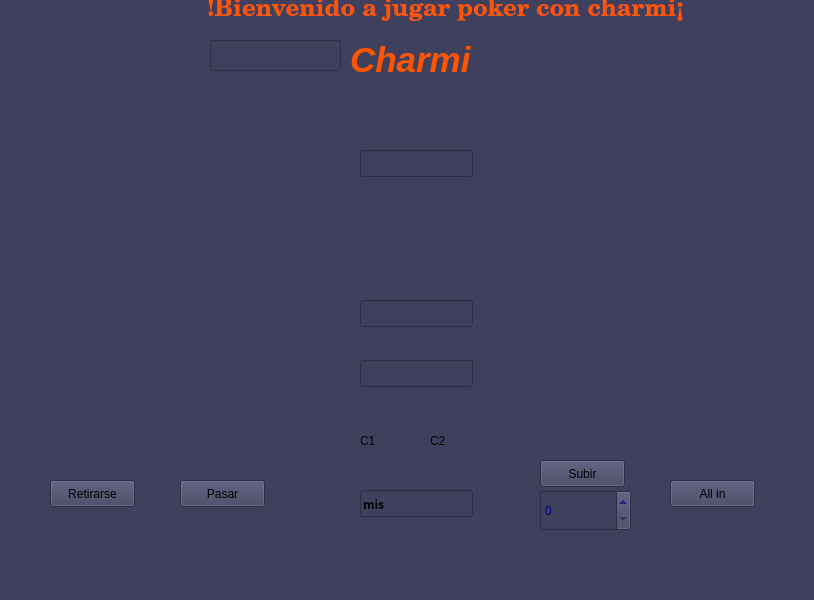
<?xml version="1.0" encoding="UTF-8"?>
<ui version="4.0">
 <class>sala</class>
 <widget class="QMainWindow" name="sala">
  <property name="geometry">
   <rect>
    <x>0</x>
    <y>0</y>
    <width>814</width>
    <height>600</height>
   </rect>
  </property>
  <property name="cursor">
   <cursorShape>OpenHandCursor</cursorShape>
  </property>
  <property name="windowTitle">
   <string>MainWindow</string>
  </property>
  <property name="styleSheet">
   <string notr="true">background-color: rgb(63, 63, 94);</string>
  </property>
  <widget class="QWidget" name="centralwidget">
   <widget class="QLabel" name="jugar_poker">
    <property name="geometry">
     <rect>
      <x>170</x>
      <y>0</y>
      <width>551</width>
      <height>41</height>
     </rect>
    </property>
    <property name="font">
     <font>
      <family>Century Schoolbook L</family>
      <pointsize>28</pointsize>
      <weight>75</weight>
      <bold>true</bold>
     </font>
    </property>
    <property name="text">
     <string>&lt;html&gt;&lt;head/&gt;&lt;body&gt;&lt;p align=&quot;center&quot;&gt;&lt;span style=&quot; color:#ff5500; vertical-align:super;&quot;&gt;!Bienvenido a jugar poker con charmi¡&lt;/span&gt;&lt;/p&gt;&lt;/body&gt;&lt;/html&gt;</string>
    </property>
   </widget>
   <widget class="QLabel" name="fondosala">
    <property name="geometry">
     <rect>
      <x>20</x>
      <y>30</y>
      <width>781</width>
      <height>541</height>
     </rect>
    </property>
    <property name="styleSheet">
     <string notr="true">border-image: url(:/mesa/mesapoker.jpg);</string>
    </property>
    <property name="text">
     <string/>
    </property>
   </widget>
   <widget class="QLabel" name="Charmi">
    <property name="geometry">
     <rect>
      <x>350</x>
      <y>40</y>
      <width>131</width>
      <height>41</height>
     </rect>
    </property>
    <property name="font">
     <font>
      <pointsize>26</pointsize>
      <weight>75</weight>
      <italic>true</italic>
      <bold>true</bold>
     </font>
    </property>
    <property name="text">
     <string>&lt;html&gt;&lt;head/&gt;&lt;body&gt;&lt;p&gt;&lt;span style=&quot; color:#ff5500;&quot;&gt;Charmi&lt;/span&gt;&lt;/p&gt;&lt;/body&gt;&lt;/html&gt;</string>
    </property>
   </widget>
   <widget class="QLabel" name="c1U">
    <property name="geometry">
     <rect>
      <x>360</x>
      <y>410</y>
      <width>41</width>
      <height>61</height>
     </rect>
    </property>
    <property name="text">
     <string>C1</string>
    </property>
   </widget>
   <widget class="QLabel" name="c2U">
    <property name="geometry">
     <rect>
      <x>430</x>
      <y>410</y>
      <width>41</width>
      <height>61</height>
     </rect>
    </property>
    <property name="text">
     <string>C2</string>
    </property>
   </widget>
   <widget class="QLabel" name="c1C">
    <property name="geometry">
     <rect>
      <x>370</x>
      <y>80</y>
      <width>41</width>
      <height>61</height>
     </rect>
    </property>
    <property name="styleSheet">
     <string notr="true">border-image: url(:/mazo/mazo.jpg);</string>
    </property>
    <property name="text">
     <string/>
    </property>
   </widget>
   <widget class="QLabel" name="c2C">
    <property name="geometry">
     <rect>
      <x>420</x>
      <y>80</y>
      <width>41</width>
      <height>61</height>
     </rect>
    </property>
    <property name="styleSheet">
     <string notr="true">border-image: url(:/mazo/mazo.jpg);</string>
    </property>
    <property name="text">
     <string/>
    </property>
   </widget>
   <widget class="QPushButton" name="PASAR">
    <property name="geometry">
     <rect>
      <x>180</x>
      <y>480</y>
      <width>85</width>
      <height>27</height>
     </rect>
    </property>
    <property name="text">
     <string>Pasar</string>
    </property>
   </widget>
   <widget class="QPushButton" name="todo">
    <property name="geometry">
     <rect>
      <x>670</x>
      <y>480</y>
      <width>85</width>
      <height>27</height>
     </rect>
    </property>
    <property name="text">
     <string>All in</string>
    </property>
   </widget>
   <widget class="QPushButton" name="fin_mano">
    <property name="geometry">
     <rect>
      <x>50</x>
      <y>480</y>
      <width>85</width>
      <height>27</height>
     </rect>
    </property>
    <property name="text">
     <string>Retirarse</string>
    </property>
   </widget>
   <widget class="QSpinBox" name="subida">
    <property name="geometry">
     <rect>
      <x>540</x>
      <y>490</y>
      <width>91</width>
      <height>41</height>
     </rect>
    </property>
    <property name="styleSheet">
     <string notr="true">background-color: rgb(63, 63, 94);
color: rgb(0, 0, 127);
font: 75 italic 11pt &quot;Noto Sans&quot;;</string>
    </property>
   </widget>
   <widget class="QPushButton" name="subir_apuesta">
    <property name="geometry">
     <rect>
      <x>540</x>
      <y>460</y>
      <width>85</width>
      <height>27</height>
     </rect>
    </property>
    <property name="text">
     <string>Subir</string>
    </property>
   </widget>
   <widget class="QLabel" name="c1M">
    <property name="geometry">
     <rect>
      <x>240</x>
      <y>210</y>
      <width>61</width>
      <height>81</height>
     </rect>
    </property>
    <property name="styleSheet">
     <string notr="true">border-image: url(:/mazo/mazo.jpg);
border-image: url(:/mazo/10C.jpg);
</string>
    </property>
    <property name="text">
     <string/>
    </property>
   </widget>
   <widget class="QLabel" name="c2M">
    <property name="geometry">
     <rect>
      <x>310</x>
      <y>210</y>
      <width>61</width>
      <height>81</height>
     </rect>
    </property>
    <property name="styleSheet">
     <string notr="true">border-image: url(:/mazo/mazo.jpg);</string>
    </property>
    <property name="text">
     <string/>
    </property>
   </widget>
   <widget class="QLabel" name="c4M">
    <property name="geometry">
     <rect>
      <x>450</x>
      <y>210</y>
      <width>61</width>
      <height>81</height>
     </rect>
    </property>
    <property name="styleSheet">
     <string notr="true">border-image: url(:/mazo/mazo.jpg);</string>
    </property>
    <property name="text">
     <string/>
    </property>
   </widget>
   <widget class="QLabel" name="c3M">
    <property name="geometry">
     <rect>
      <x>380</x>
      <y>210</y>
      <width>61</width>
      <height>81</height>
     </rect>
    </property>
    <property name="styleSheet">
     <string notr="true">border-image: url(:/mazo/mazo.jpg);</string>
    </property>
    <property name="text">
     <string/>
    </property>
   </widget>
   <widget class="QLabel" name="c5M">
    <property name="geometry">
     <rect>
      <x>520</x>
      <y>210</y>
      <width>61</width>
      <height>81</height>
     </rect>
    </property>
    <property name="styleSheet">
     <string notr="true">border-image: url(:/mazo/mazo.jpg);</string>
    </property>
    <property name="text">
     <string/>
    </property>
   </widget>
   <widget class="QLineEdit" name="bienvenido">
    <property name="geometry">
     <rect>
      <x>210</x>
      <y>40</y>
      <width>131</width>
      <height>31</height>
     </rect>
    </property>
    <property name="styleSheet">
     <string notr="true">color: rgb(243, 0, 0);</string>
    </property>
    <property name="text">
     <string/>
    </property>
   </widget>
   <widget class="QLineEdit" name="user">
    <property name="geometry">
     <rect>
      <x>360</x>
      <y>490</y>
      <width>113</width>
      <height>27</height>
     </rect>
    </property>
    <property name="font">
     <font>
      <family>Noto Sans CJK TC</family>
      <weight>75</weight>
      <bold>true</bold>
     </font>
    </property>
    <property name="styleSheet">
     <string notr="true"/>
    </property>
    <property name="text">
     <string>mis</string>
    </property>
   </widget>
   <widget class="QLineEdit" name="bote_mesa">
    <property name="geometry">
     <rect>
      <x>360</x>
      <y>300</y>
      <width>113</width>
      <height>27</height>
     </rect>
    </property>
   </widget>
   <widget class="QLineEdit" name="bote_charmi">
    <property name="geometry">
     <rect>
      <x>360</x>
      <y>150</y>
      <width>113</width>
      <height>27</height>
     </rect>
    </property>
   </widget>
   <widget class="QLineEdit" name="bote_user">
    <property name="geometry">
     <rect>
      <x>360</x>
      <y>360</y>
      <width>113</width>
      <height>27</height>
     </rect>
    </property>
   </widget>
  </widget>
  <widget class="QMenuBar" name="menubar">
   <property name="geometry">
    <rect>
     <x>0</x>
     <y>0</y>
     <width>814</width>
     <height>27</height>
    </rect>
   </property>
  </widget>
  <widget class="QStatusBar" name="statusbar"/>
 </widget>
 <resources>
  <include location="mesa_poquer.qrc"/>
  <include location="fondo_carta.qrc"/>
  <include location="mazo.qrc"/>
 </resources>
 <connections/>
</ui>
